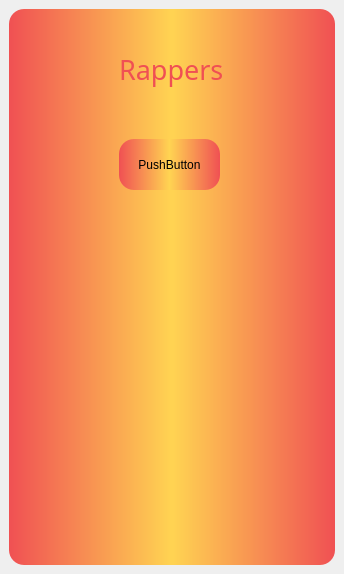
<?xml version="1.0" encoding="UTF-8"?>
<ui version="4.0">
 <class>MainWindow</class>
 <widget class="QMainWindow" name="MainWindow">
  <property name="geometry">
   <rect>
    <x>0</x>
    <y>0</y>
    <width>344</width>
    <height>574</height>
   </rect>
  </property>
  <property name="windowTitle">
   <string>MainWindow</string>
  </property>
  <widget class="QWidget" name="centralwidget">
   <layout class="QHBoxLayout" name="horizontalLayout">
    <item>
     <widget class="QFrame" name="frame">
      <property name="styleSheet">
       <string notr="true">background-color: qlineargradient(spread:pad, x1:0, y1:0, x2:1, y2:0, stop:0 #f05053,stop:0.5 #ffd452, stop:1 #f05053);

border-radius:15px;</string>
      </property>
      <property name="frameShape">
       <enum>QFrame::StyledPanel</enum>
      </property>
      <property name="frameShadow">
       <enum>QFrame::Raised</enum>
      </property>
      <widget class="QPushButton" name="pushButton">
       <property name="geometry">
        <rect>
         <x>110</x>
         <y>130</y>
         <width>101</width>
         <height>51</height>
        </rect>
       </property>
       <property name="text">
        <string>PushButton</string>
       </property>
      </widget>
      <widget class="QLabel" name="label">
       <property name="geometry">
        <rect>
         <x>110</x>
         <y>30</y>
         <width>121</width>
         <height>61</height>
        </rect>
       </property>
       <property name="font">
        <font>
         <family>Dosis ExtraBold</family>
         <pointsize>20</pointsize>
        </font>
       </property>
       <property name="styleSheet">
        <string notr="true">background-color:none;
color:#f05053;</string>
       </property>
       <property name="text">
        <string>Rappers </string>
       </property>
      </widget>
     </widget>
    </item>
   </layout>
  </widget>
 </widget>
 <resources/>
 <connections/>
</ui>
